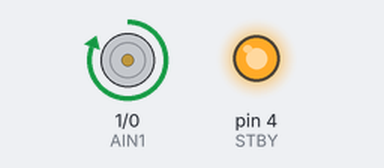
A sketch run on a simulated Arduino Uno, built with avr-gcc and run on an emulated ATmega328P. Shown: motor-driver pin pairs drawn as motors (green arrow = first pin HIGH = forward, orange = second pin HIGH = backward, longer = more drive, scaled by the enable pin, stopped while the standby pin is LOW), output pins drawn as LEDs (lit = HIGH).

Above: at 0.5 s.
Timing chart, 0 to 3.0 s (numbered marks = the images above):
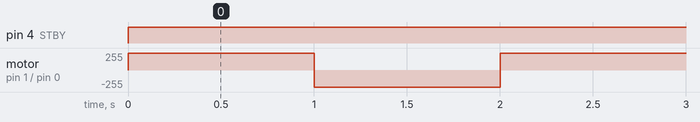

Measured:
- by itself, pin 4 (STBY): LOW → HIGH at 0.00 s
- by itself, motor on pin 1 (AIN1) / pin 0 (AIN2): alternates forward 255/255 for 1.0 s and backward 255/255 for 1.0 s

The sketch:

sketch_may18a.ino
```cpp
int AIN2 = 0;
int AIN1 = 1;
int PWMA = 3;
int STBY = 4;


void setup(){
  pinMode(AIN2,OUTPUT);
  pinMode(AIN1,OUTPUT);
  pinMode(PWMA,OUTPUT);
  pinMode(STBY,OUTPUT);
}
void loop(){
  digitalWrite(STBY,HIGH);
  digitalWrite(AIN1,HIGH);
  digitalWrite(AIN2,LOW);
  digitalWrite(PWMA,255);
  delay(1000);
  digitalWrite(STBY,HIGH);
  digitalWrite(AIN1,LOW);
  digitalWrite(AIN2,HIGH);
  digitalWrite(PWMA,255);
  delay(1000);
}
```
